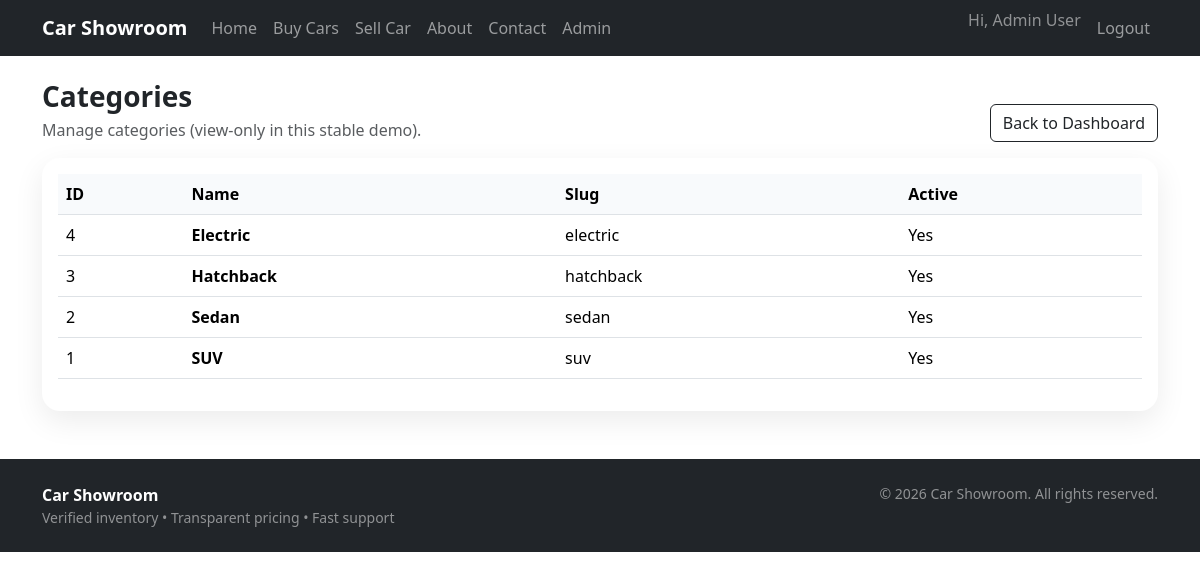
Screenshot of /admin/categories.php (signed in) with the database file from the repository.
### tables this page shows
CREATE TABLE categories (
  id INT AUTO_INCREMENT PRIMARY KEY,
  name VARCHAR(100) NOT NULL,
  slug VARCHAR(100) NOT NULL,
  is_active TINYINT(1) NOT NULL DEFAULT 1
);

### app/init.php (called while the page is built, shortened)
<?php
function db(){
  $m = @new mysqli(DB_HOST, DB_USER, DB_PASS, DB_NAME, (int)DB_PORT);
  $m->set_charset('utf8mb4');
  return $m;
}
function esc($s){ return htmlspecialchars((string)$s, ENT_QUOTES, 'UTF-8'); }

### admin/categories.php (the view, shortened to what this page needs)
<?php
require_once __DIR__ . '/../app/init.php';
?>
<?php require_once __DIR__ . '/../includes/head.php'; ?>
<?php require_once __DIR__ . '/../includes/navbar.php'; ?>
<div class="container my-4">
  <div class="d-flex justify-content-between align-items-end flex-wrap gap-2">
    <div>
      <h3 class="fw-bold mb-1">Categories</h3>
      <p class="text-muted mb-0">Manage categories (view-only in this stable demo).</p>
    </div>
    <a class="btn btn-outline-dark" href="<?php echo BASE_URL; ?>admin/dashboard.php">Back to Dashboard</a>
  </div>
  <div class="card card-soft mt-3">
    <div class="card-body">
      <div class="table-responsive">
        <?php
$rows=array();
$r=db()->query("SELECT id,name,slug,is_active FROM categories ORDER BY id DESC");
if($r){ while($row=$r->fetch_assoc()) $rows[]=$row; }
?>
<table class="table align-middle">
  <thead><tr><th>ID</th><th>Name</th><th>Slug</th><th>Active</th></tr></thead>
  <tbody>
    <?php foreach($rows as $x): ?>
      <tr>
        <td><?php echo (int)$x['id']; ?></td><td class='fw-bold'><?php echo esc($x['name']); ?></td><td><?php echo esc($x['slug']); ?></td><td><?php echo ((int)$x['is_active']===1)?'Yes':'No'; ?></td>
      </tr>
    <?php endforeach; ?>
  </tbody>
</table>
      </div>
    </div>
  </div>
</div>
<?php require_once __DIR__ . '/../includes/footer.php'; ?>

### assets/css/style.css (style rules this page uses)
.card-soft { border:0; border-radius:18px; box-shadow:0 10px 30px rgba(0,0,0,.08); }
.table thead th { background:#f8fafc; }
.table-responsive { overflow-x: auto; }

### rows the page displays
categories: id "4", name "Electric", slug "electric", is_active "Yes"
categories: id "3", name "Hatchback", slug "hatchback", is_active "Yes"
categories: id "2", name "Sedan", slug "sedan", is_active "Yes"
categories: id "1", name "SUV", slug "suv", is_active "Yes"

### other values shown
$u['full_name'] "Admin User"
